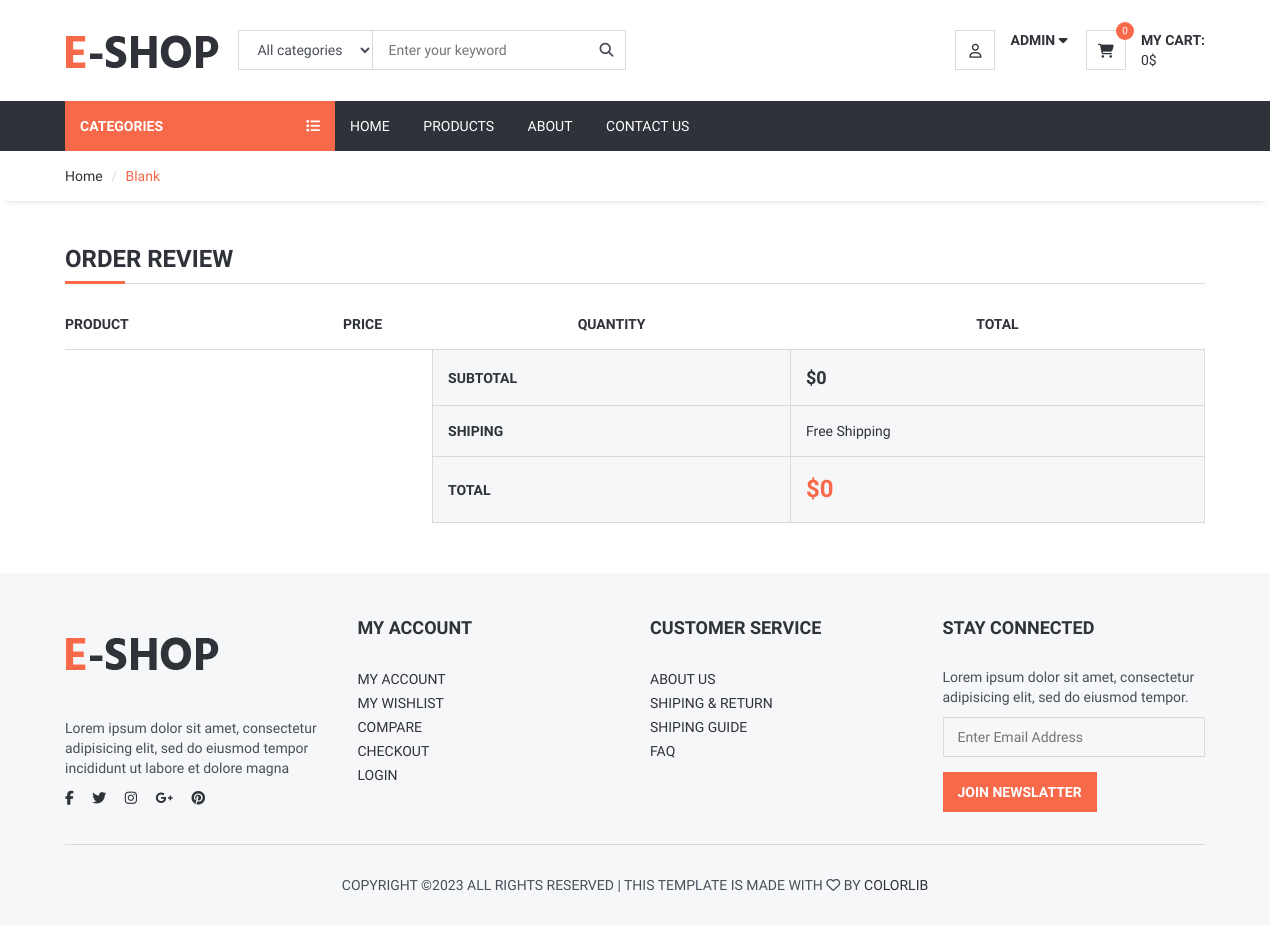
Before: /cart (signed in) with the older database file.
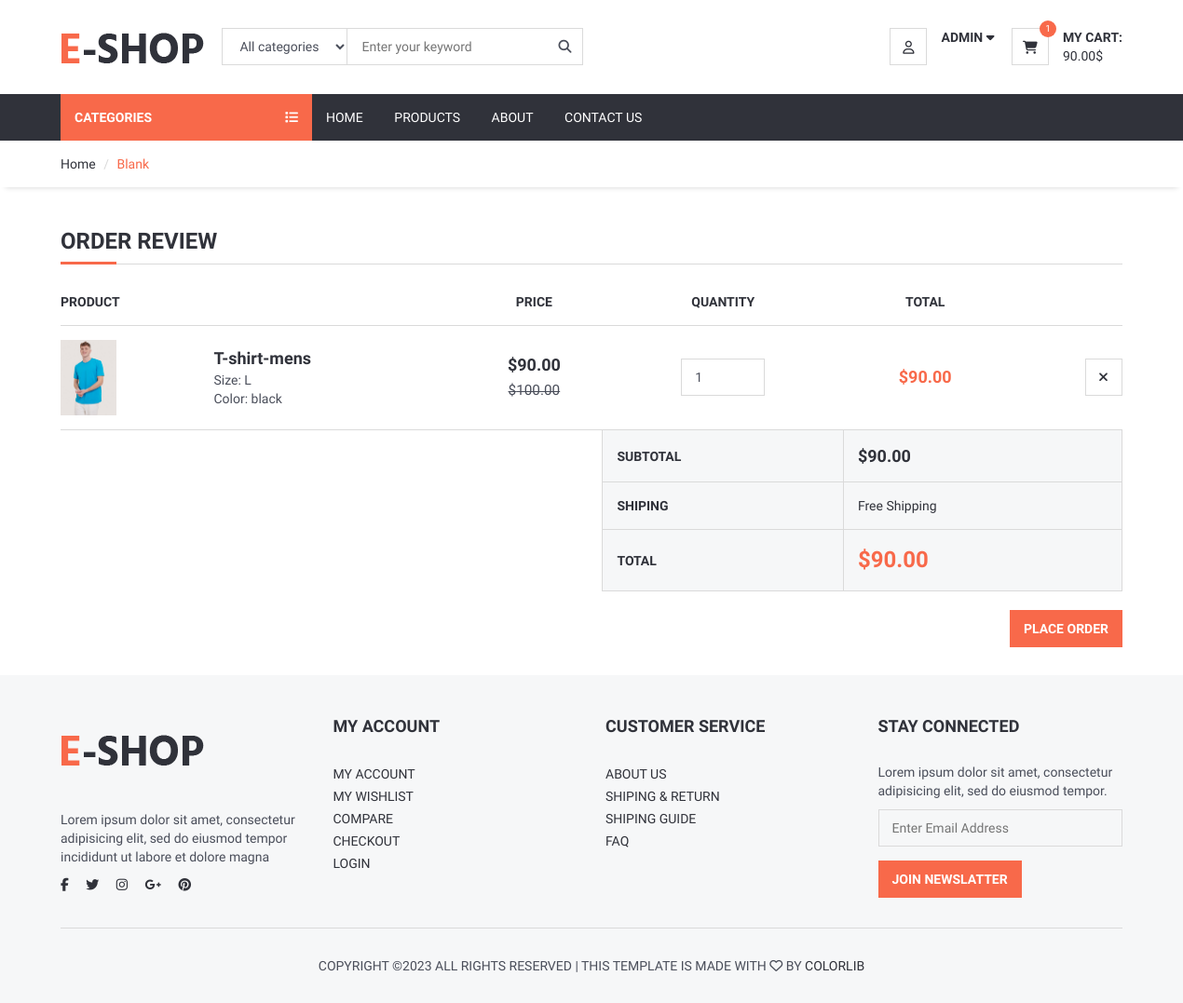
After: the same page with the newer database file.
### shop/models.py (models this page shows, shortened)
class ProductImages(models.Model):
    product=models.ForeignKey(Product,on_delete=models.CASCADE ,related_name='productImage')
    image=models.ImageField(upload_to='product_images/' ,null=True , blank=True)

class ShopCart(models.Model):
    CHOICES=(
        ('pending','pending'),
        ('orderd','orderd')
    )
    user=models.ForeignKey(User, on_delete=models.CASCADE)
    product=models.ForeignKey(Product, on_delete=models.CASCADE,related_name='productCart')
    quantity=models.IntegerField(default=1, blank=True)
    variant=models.ForeignKey(Variant , on_delete=models.CASCADE, null=True , blank=True)
    date_created=models.DateTimeField(auto_now_add=True)
    date_updated=models.DateTimeField(auto_now=True)
    status=models.CharField(max_length=50 , choices=CHOICES, default='pending')
    @property
    def get_discount_price(self):
        total= self.product.get_total * self.quantity
        return total

class Product(models.Model):
    category = models.ForeignKey(Category, on_delete=models.CASCADE , related_name='product') #many to one relation with Category
    name = models.CharField(max_length=150)
    description = models.TextField(max_length=255, null=True , blank=True)
    price = models.DecimalField(max_digits=12, decimal_places=2,default=0)
    amount=models.IntegerField(default=0)
    discount=models.IntegerField()
    brand = models.CharField(max_length=150, null=True , blank=True)
    wishlist=models.ManyToManyField(User , related_name='productFav')
    slug = models.SlugField(null=True , blank=True)
    status=models.BooleanField(default=True)
    date_created=models.DateTimeField(auto_now_add=True)
    date_updated=models.DateTimeField(auto_now=True)
    class Meta:
        unique_together = ('name','slug')
        ordering=['-price']
    @property
    def get_total(self):
        total=self.price-(self.price * self.discount/100)
        return round(total,2)

class Variant(models.Model):
    product=models.ForeignKey(Product,  on_delete=models.CASCADE,related_name='variant')
    size=models.ForeignKey(Size,  on_delete=models.CASCADE)
    color=models.ForeignKey(Color,  on_delete=models.CASCADE)
    image=models.ImageField(upload_to='variant_images' , null=True , blank=True)

class Size(models.Model):
    name=models.CharField(max_length=50)
    def __str__(self):
        return self.name

class Color(models.Model):
    name=models.CharField(max_length=50)
    code=models.CharField(max_length=150 , null=True , blank=True)
    def __str__(self):
        return self.name

### shop/views.py (the view)
# urls.py: path('cart', views.cart, name='cart'),
def cart(request):
    context={
    }
    return render(request,'cart.html',context)

### shop/cart_context_processor.py (called while the page is built)
def get_cart(request):
    try:
        carts=ShopCart.objects.filter(user=request.user,status='pending')
        total=0
        total_quantity=0
        for item in carts:
            if item.product.discount:
                total+=item.get_discount_price
            else:
                total+= item.get_price
        for item in carts:
            total_quantity+=item.quantity
        return{
            "carts":carts,
            "total":total,
            "total_quantity":total_quantity,
        }
    except:
        return{
            "carts":None,
            "total":0,
            "total_quantity":0,
        }

### shop/templatetags/template_tags.py (called while the page is built)
@register.simple_tag
def categorys_tags():
    return Category.objects.all()

### shop/templates/cart.html
{% extends 'base.html' %}
{% block 'content' %}
	<div id="breadcrumb">
		<div class="container">
			<ul class="breadcrumb">
				<li><a href="#">Home</a></li>
				<li class="active">Blank</li>
			</ul>
		</div>
	</div>
	<div class="section">
		<div class="container">
			<div class="row">
				<div class="col-md-12">
					<div class="order-summary clearfix">
						<div class="section-title">
							<h3 class="title">Order Review</h3>
						</div>
						<table class="shopping-cart-table table">
							<thead>
								<tr>
									<th>Product</th>
									<th></th>
									<th class="text-center">Price</th>
									<th class="text-center">Quantity</th>
									<th class="text-center">Total</th>
									<th class="text-right"></th>
								</tr>
							</thead>
							<tbody>
								{% for cart in carts  %}
								<tr>
									{% for image in cart.product.productImage.all|slice:'1' %}
									<td class="thumb"><img src="{{image.image.url}}" alt=""></td>
									{% endfor %}
									<td class="details">
										<a href="{% url 'product_details' cart.product.slug %}">{{cart.product.name}}</a>
										<ul>
											<li><span>Size: {{cart.variant.size}}</span></li>
											<li><span>Color: {{cart.variant.color}}</span></li>
										</ul>
									</td>
									{% if cart.product.discount %}
										<td class="price text-center"><strong>${{cart.product.get_total}}</strong><br><del class="font-weak"><small>${{cart.product.price}}</small></del></td>
									{% else %}
										<td class="price text-center"><strong>${{cart.product.price}}</strong><br></td>
									{% endif %}
										<td class="qty text-center"><input class="input" disabled type="number" value="{{cart.quantity}}"></td>
									{% if cart.product.discount %}
										<td class="total text-center"><strong class="primary-color">${{cart.get_discount_price}}</strong></td>
									{% else %}
										<td class="total text-center"><strong class="primary-color">${{cart.get_price}}</strong></td>
									{% endif %}
									<td class="text-right">
										<a href="{% url 'delete_product_cart' cart.product.id %}" >
										<button class="main-btn icon-btn">
										<i class="fa fa-close"></i></button>
										 </a>
									</td>
								</tr>
								{% endfor %}
							</tbody>
							<tfoot>
								<tr>
									<th class="empty" colspan="3"></th>
									<th>SUBTOTAL</th>
									<th colspan="2" class="sub-total">${{total}}</th>
								</tr>
								<tr>
									<th class="empty" colspan="3"></th>
									<th>SHIPING</th>
									<td colspan="2">Free Shipping</td>
								</tr>
								<tr>
									<th class="empty" colspan="3"></th>
									<th>TOTAL</th>
									<th colspan="2" class="total">${{total}}</th>
								</tr>
							</tfoot>
						</table>
						<div class="pull-right">
							{% if carts %}
								<a href={% url 'checkout' %} class="primary-btn">Place Order</a>
							{% endif %}
						</div>
					</div>
				</div>
			</div>
		</div>
	</div>
{% endblock 'content' %}

### shop/templates/base.html (shortened to what this page needs)
<!DOCTYPE html>
{% load static %}
{% load template_tags %}
{% categorys_tags as categorys  %}
<html lang="en">
<head>
	<link type="text/css" rel="stylesheet" href="{% static 'css/bootstrap.min.css' %}" />
	<link type="text/css" rel="stylesheet" href="{% static 'css/slick.css' %}" />
	<link type="text/css" rel="stylesheet" href="{% static 'css/slick-theme.css' %}" />
	<link type="text/css" rel="stylesheet" href="{% static 'css/nouislider.min.css' %}" />
	<link rel="stylesheet" href="{% static 'css/font-awesome.min.css' %}">
	<link type="text/css" rel="stylesheet" href="{% static 'css/style.css' %}" />
</head>
<body>
		<header>
			<div id="header">
				<div class="container">
					<div class="pull-left">
						<div class="header-logo">
							<a class="logo" href="{% url 'index' %}">
								<img src="{% static 'img/logo.png' %}" alt="">
							</a>
						</div>
						<div class="header-search">
							<form method='GET' action="{% url 'search' %}">
								<input name='product' class="input search-input" type="text" placeholder="Enter your keyword">
								<select  name='category' class="input search-categories">
									<option value="0">All categories</option>
								</select>
								<button class="search-btn"><i class="fa fa-search"></i></button>
							</form>
						</div>
					</div>
					<div class="pull-right">
						<ul class="header-btns">
							<li class="header-account dropdown default-dropdown">
								{% if request.user.is_authenticated %}
									<div class="dropdown-toggle" role="button" data-toggle="dropdown" aria-expanded="true">
										<div class="header-btns-icon">
											<i class="fa fa-user-o"></i>
										</div>
										<strong class="text-uppercase">{{request.user}} <i class="fa fa-caret-down"></i></strong>
									</div>
								{% else %}
									<a href="{% url 'login_page' %}" class="text-uppercase">Login</a> / <a href="{% url 'register_page' %}" class="text-uppercase">Join</a>
								{% endif %}
							</li>
							<li class="header-cart dropdown default-dropdown">
								<a class="dropdown-toggle" data-toggle="dropdown" aria-expanded="true">
									<div class="header-btns-icon">
										<i class="fa fa-shopping-cart"></i>
										<span class="qty">{{total_quantity}}</span>
									</div>
									<strong class="text-uppercase">My Cart:</strong>
									<br>
									<span>{{total}}$</span>
								</a>
							</li>
						</ul>
					</div>
				</div>
			</div>
		</header>
<div id="navigation">
	<div class="container">
		<div id="responsive-nav">
			{% if page %}
				<div class="category-nav">
			{% else %}
				<div class="category-nav show-on-click">
			{% endif %}
				<span class="category-header">Categories <i class="fa fa-list"></i></span>
			</div>
			<div class="menu-nav">
				<ul class="menu-list">
					<li><a href="{% url 'index' %}">Home</a></li>
					<li><a href="{% url 'products' %}">Products</a></li>
					<li><a href="{% url 'about' %}">About</a></li>
					<li><a href="{% url 'contact' %}">Contact us</a></li>
				</ul>
			</div>
		</div>
	</div>
</div>
    {% block 'content' %}
    {% endblock %}
	<footer id="footer" class="section section-grey">
		<div class="container">
			<div class="row">
				<div class="col-md-3 col-sm-6 col-xs-6">
					<div class="footer">
						<div class="footer-logo">
							<a class="logo" href="#">
		            <img src="./img/logo.png" alt="">
		          </a>
						</div>
						<p>Lorem ipsum dolor sit amet, consectetur adipisicing elit, sed do eiusmod tempor incididunt ut labore et dolore magna</p>
						<ul class="footer-social">
							<li><a href="#"><i class="fa fa-facebook"></i></a></li>
							<li><a href="#"><i class="fa fa-twitter"></i></a></li>
							<li><a href="#"><i class="fa fa-instagram"></i></a></li>
							<li><a href="#"><i class="fa fa-google-plus"></i></a></li>
							<li><a href="#"><i class="fa fa-pinterest"></i></a></li>
						</ul>
					</div>
				</div>
				<div class="col-md-3 col-sm-6 col-xs-6">
					<div class="footer">
						<h3 class="footer-header">My Account</h3>
						<ul class="list-links">
							<li><a href="#">My Account</a></li>
							<li><a href="#">My Wishlist</a></li>
							<li><a href="#">Compare</a></li>
							<li><a href="#">Checkout</a></li>
							<li><a href="#">Login</a></li>
						</ul>
					</div>
				</div>
				<div class="col-md-3 col-sm-6 col-xs-6">
					<div class="footer">
						<h3 class="footer-header">Customer Service</h3>
						<ul class="list-links">
							<li><a href="{% url 'about'	%}">About Us</a></li>
							<li><a href="#">Shiping & Return</a></li>
							<li><a href="#">Shiping Guide</a></li>
							<li><a href="#">FAQ</a></li>
						</ul>
					</div>
				</div>
				<div class="col-md-3 col-sm-6 col-xs-6">
					<div class="footer">
						<h3 class="footer-header">Stay Connected</h3>
						<p>Lorem ipsum dolor sit amet, consectetur adipisicing elit, sed do eiusmod tempor.</p>
						<form>
							<div class="form-group">
								<input class="input" placeholder="Enter Email Address">
							</div>
							<button class="primary-btn">Join Newslatter</button>
						</form>
					</div>
				</div>
			</div>
			<hr>
			<div class="row">
				<div class="col-md-8 col-md-offset-2 text-center">
					<div class="footer-copyright">
						Copyright &copy;<script>document.write(new Date().getFullYear());</script> All rights reserved | This template is made with <i class="fa fa-heart-o" aria-hidden="true"></i> by <a href="https://colorlib.com" target="_blank">Colorlib</a>
					</div>
				</div>
			</div>
		</div>
	</footer>
</body>
</html>

Changed rows visible on the page:
added ShopCart: product.name "T-shirt-mens", variant.size "L", variant.color "black", product.get_total "90.00", product.price "100.00", quantity "1", get_discount_price "90.00"
now on this page (row unchanged): ProductImages: image (picture)
Other visible differences:
{{ total_quantity }}: "0" → "1"
{{ total }}: "0" → "90.00"
text now shown: "PLACE ORDER"
